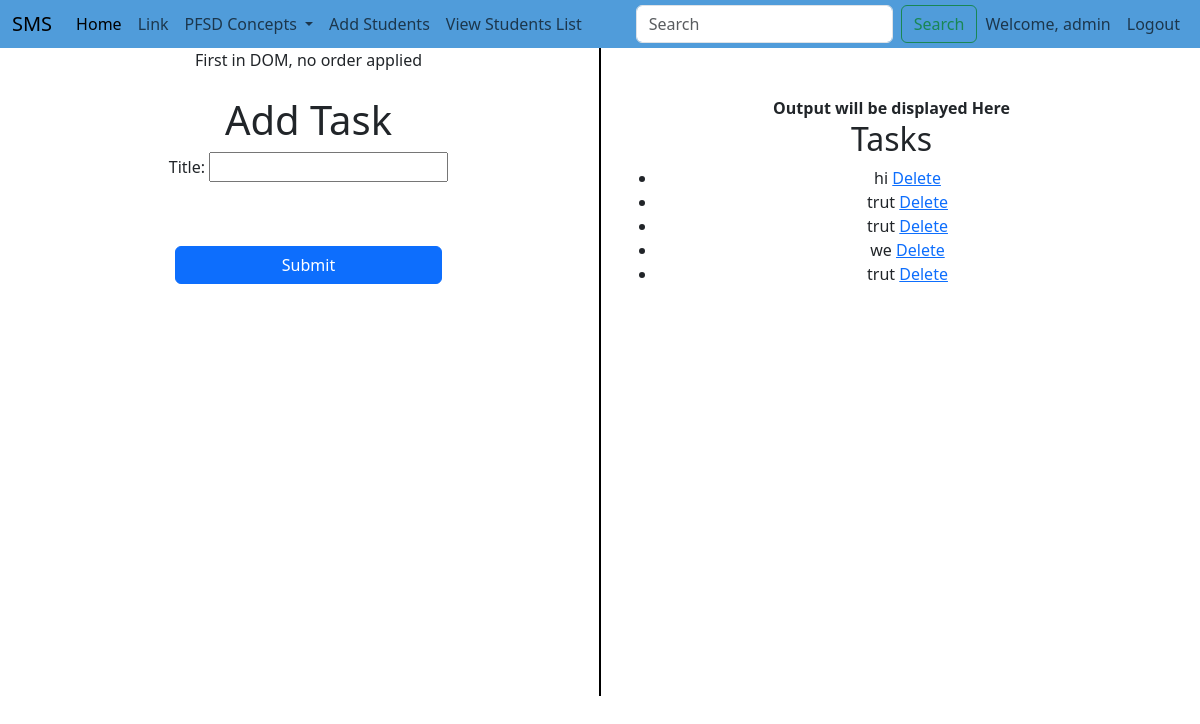
Page /add_task/ (signed in) on the committed database.
### adminapp/models.py (models this page shows, shortened)
class Task(models.Model):
    title = models.CharField(max_length=200)
    created_at = models.DateTimeField(auto_now_add=True)

### adminapp/views.py (the view)
# urls.py: path('add_task/',views.add_task, name='add_task'),
def add_task(request):
    if request.method == 'POST':
        form = TaskForm(request.POST)
        if form.is_valid():
            form.save()
            return redirect('add_task')
    else:
        form = TaskForm()
        tasks = Task.objects.all()
        return render(request, 'adminapp/add_task.html', {'form': form, 'tasks': tasks} )

### adminapp/forms.py
class TaskForm(forms.ModelForm):
    class Meta:
        model = Task
        fields = ['title']

### templates/adminapp/add_task.html (shortened to what this page needs)
<!DOCTYPE html>
{% extends 'Navbar/Projectnavbar.html' %}
{% load static %}
{% block body %}
<div class="container text-center">
  <div class="row">
    <div class="col">
      First in DOM, no order applied
        <br><br>
            <h1>Add Task</h1>
            <form method="post" action="{% url 'add_task' %}">{% csrf_token %}
            {{ form.as_p }}
            <br><br>
            <div class="d-grid gap-2 col-6 mx-auto">
            <button class="btn btn-primary" type="submit">Submit</button>
            </div>
        </form>
    </div>
      <br><br><br><br><br><br><br><br><br><br><br><br><br><br><br><br>
      <br><br><br><br><br><br><br><br><br><br><br>
       <div class="col-auto d-flex align-items-center">
      <div style="border-left: 2px solid black; height: 100%;"></div>
    </div>
    <div class="col">
        <br><br>
        <strong> Output will be displayed Here</strong>
              <h2>Tasks</h2>
    <ul>
        {% for task in tasks %}
            <li>
                {{ task.title }}
                <a href="{% url 'delete_task' task.pk %}">Delete</a>
            </li>
        {% endfor %}
    </ul>
    </div>
  </div>
</div>
{% endblock %}

### templates/NavBar/ProjectNavbar.html (shortened to what this page needs)
<!DOCTYPE html>
<html lang="en">
<head>
  <link href="https://cdn.jsdelivr.net/npm/bootstrap@5.3.3/dist/css/bootstrap.min.css" rel="stylesheet">
</head>
<body>
<nav class="navbar navbar-expand-lg flex-shrink-0 py-sm-1" style="background-color:#509cda">
  <div class="container-fluid">
    <a class="navbar-brand" href="{% url 'projecthomepage'%}">SMS</a>
    <div class="collapse navbar-collapse" id="navbarSupportedContent">
      <ul class="navbar-nav me-auto mb-2 mb-lg-0">
        <li class="nav-item">
          <a class="nav-link active" aria-current="page" href="#">Home</a>
        </li>
        <li class="nav-item">
          <a class="nav-link" href="#">Link</a>
        </li>
        <li class="nav-item dropdown">
          <a class="nav-link dropdown-toggle" href="#" role="button" data-bs-toggle="dropdown" aria-expanded="false">
            PFSD Concepts
          </a>
        </li>
          <li class="nav-item">
          <a class="nav-link" href="{% url 'add_student' %}">Add Students</a>
        </li>
                            <li class="nav-item">
          <a class="nav-link" href="{% url 'student_list' %}">View Students List</a>
        </li>
      </ul>
      <form class="d-flex" role="search">
        <input class="form-control me-2" type="search" placeholder="Search" aria-label="Search">
        <button class="btn btn-outline-success" type="submit">Search</button>
      </form>
    </div>
    <ul  class="navbar-nav ms-auto">
<li>
        {% if user.is_authenticated %}
        <li class="nav-item">
        <span class="nav-link">Welcome, {{ user.username }}</span>
    </li>
          <li class="nav-item">
          <a class="nav-link" href="{% url 'logout' %}">Logout</a>
          </li>
        {% endif %}
 </li>
      </ul>
  </div>
</nav>
{% block body %}
{% endblock %}
</body>
</html>

### rows in the picture
Task: title "hi"
Task: title "trut"
Task: title "trut"
Task: title "we"
Task: title "trut"

### other values in the picture
{{ user.username }} "admin"
